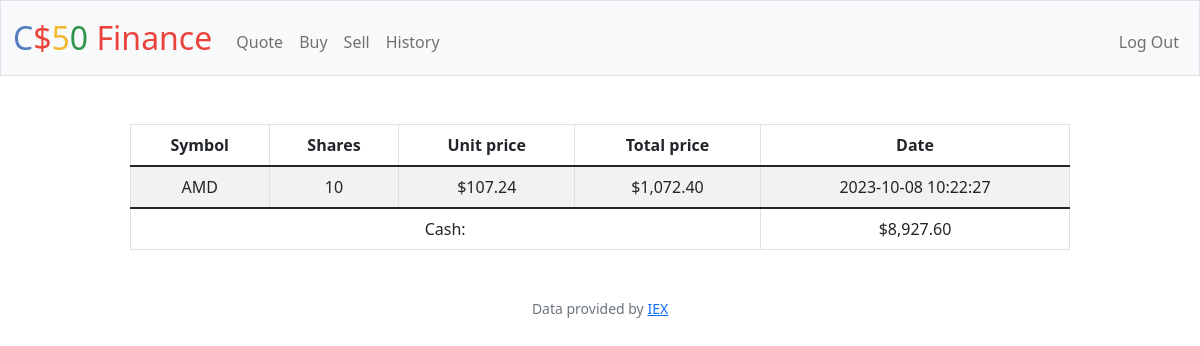
The app's page /history (signed in) with its own data.
### tables this page shows
CREATE TABLE transactions (
    id INTEGER PRIMARY KEY AUTOINCREMENT,
    user INTEGER NOT NULL,
    symbol TEXT NOT NULL,
    shares INTEGER NOT NULL,
    unit_price REAL NOT NULL,
    total_price REAL NOT NULL,
    created_at TIMESTAMP DEFAULT CURRENT_TIMESTAMP
, buy_or_sell TEXT);

CREATE TABLE users (id INTEGER PRIMARY KEY AUTOINCREMENT NOT NULL, username TEXT NOT NULL, hash TEXT NOT NULL, cash NUMERIC NOT NULL DEFAULT 10000.00);

### app.py (the view)
@app.route("/history")
@login_required
def history():
    uid = session['user_id']
    rows = db.execute("SELECT * FROM transactions WHERE user = ? ORDER BY created_at DESC", uid)
    userinfo = db.execute("SELECT cash FROM users WHERE id = ?", uid)
    cash = userinfo[0]["cash"]
    return render_template("history.html", rows=rows, cash=cash)

### app.py (called while the page is built)
@app.after_request
def after_request(response):
    response.headers["Cache-Control"] = "no-cache, no-store, must-revalidate"
    response.headers["Expires"] = 0
    response.headers["Pragma"] = "no-cache"
    return response

### helpers.py (called while the page is built)
def login_required(f):
    @wraps(f)
    def decorated_function(*args, **kwargs):
        if session.get("user_id") is None:
            return redirect("/login")
        return f(*args, **kwargs)
    return decorated_function

def usd(value):
    return f"${value:,.2f}"

### templates/history.html (shortened to what this page needs)
{% extends "layout.html" %}
{% block main %}
    <table class="table table-striped table-bordered" style="width: 80%; margin: auto;">
        <thead>
            <tr>
                <th>Symbol</th>
                <th>Shares</th>
                <th>Unit price</th>
                <th>Total price</th>
                <th>Date</th>
            </tr>
        </thead>
        <tbody>
            {% for row in rows%}
            <tr>
                <td>{{ row.symbol }}</td>
                <td>{{ row.shares }}</td>
                <td>{{ row.unit_price | usd }}</td>
                <td>
                    {{ row.total_price | usd }}
                </td>
                <td>{{ row.created_at }}</td>
            </tr>
            {% endfor %}
        </tbody>
        <thead>
            <tr>
                <td colspan="4">Cash: </td>
                <td>{{ cash | usd }}</td>
            </tr>
        </thead>
    </table>
{% endblock %}

### records on screen
transactions: symbol "AMD", shares "10", unit_price "$107.24", total_price "$1,072.40", created_at "2023-10-08 10:22:27"
users: cash "$8,927.60"
